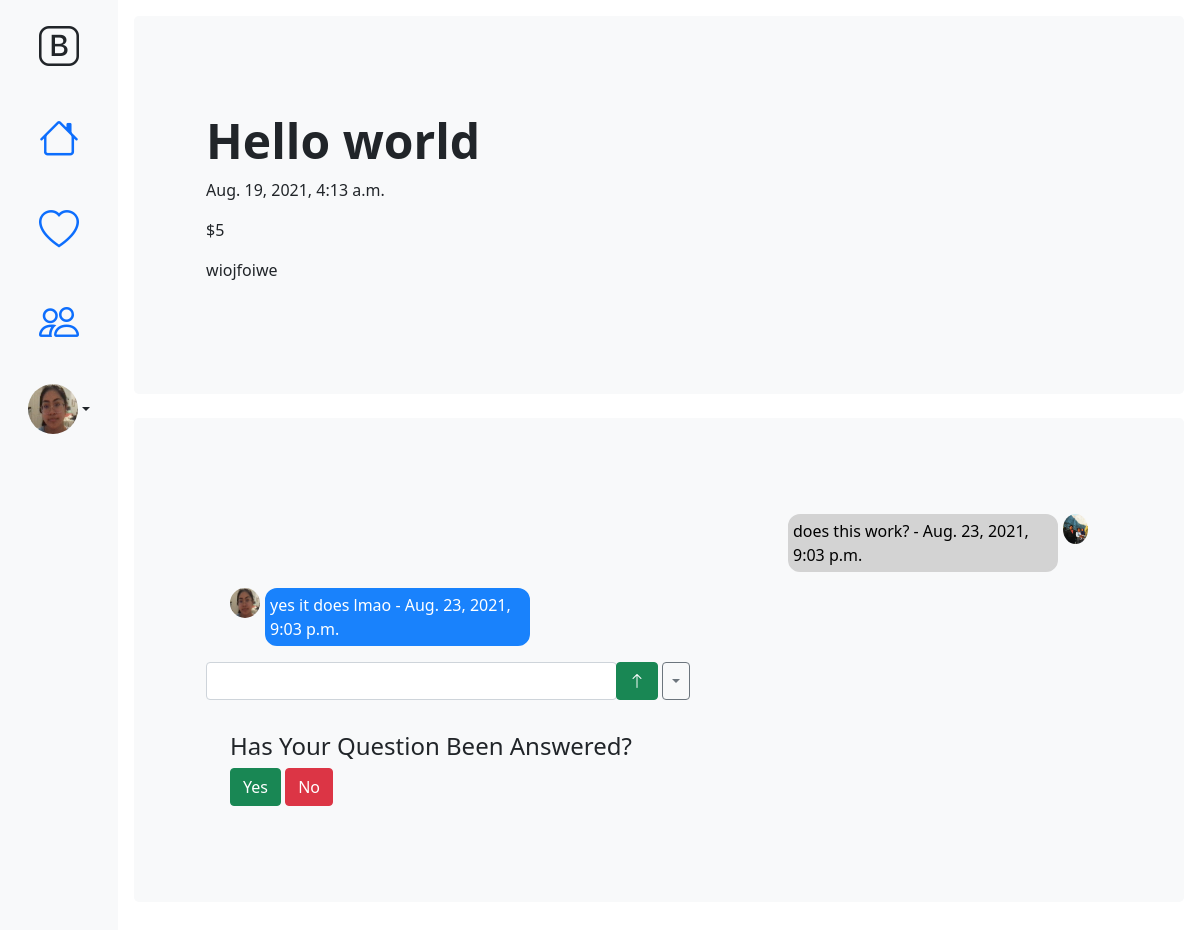
Before: /specialist/room/LEYDHI (signed in) with the older database file.
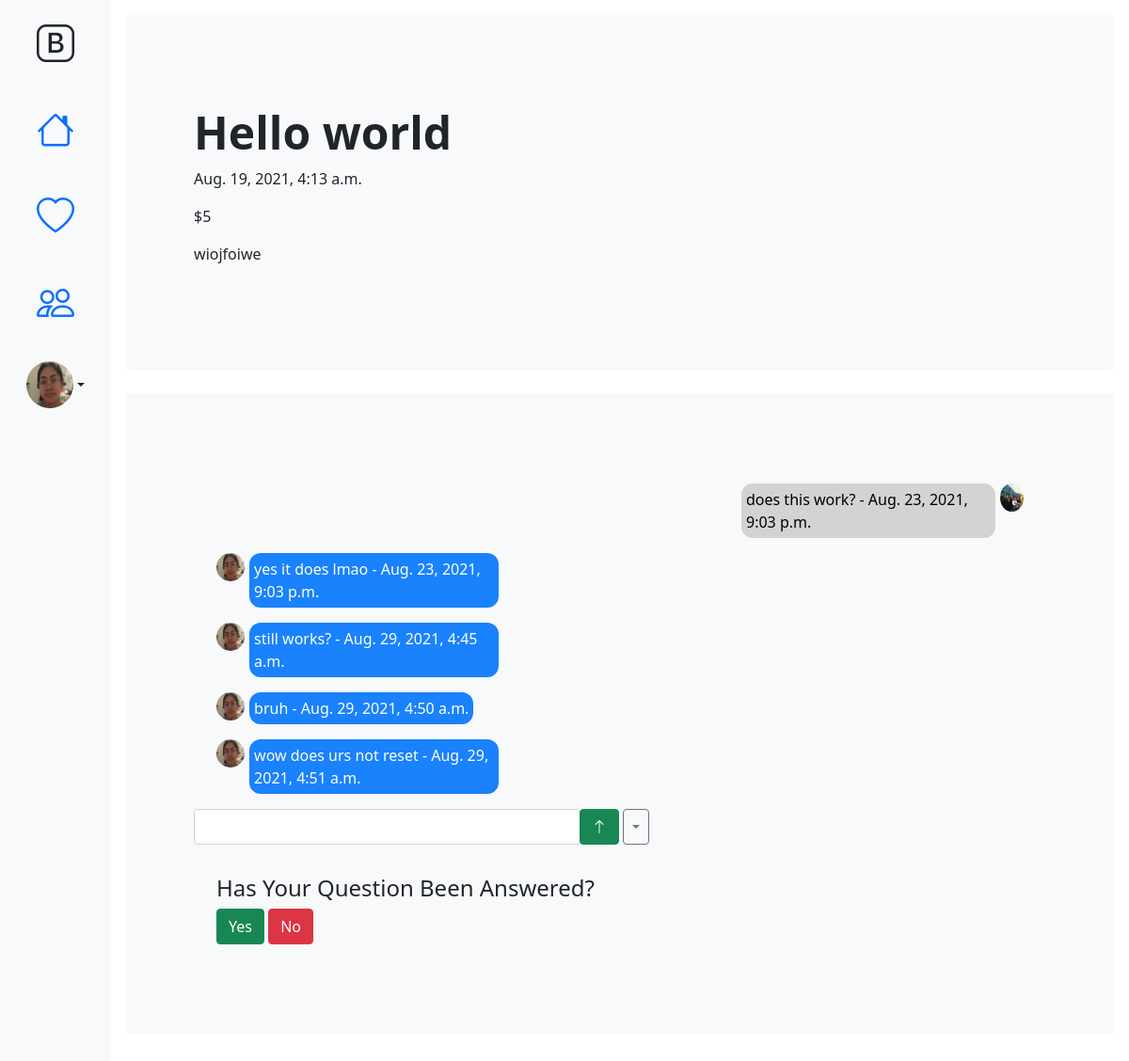
After: the same page with the newer database file.
### firstApp/models.py (models this page shows, shortened)
class Messages(models.Model):
    creator = models.ForeignKey(User,on_delete=models.CASCADE, null=True)
    creator_name = models.CharField(max_length=200, default="")
    room = models.ForeignKey(Rooms, on_delete=models.CASCADE, null=True)
    text = models.TextField()
    created_date = models.DateTimeField(default=timezone.now)

class UserProfileInfo(models.Model):
    user = models.OneToOneField(User,on_delete=models.CASCADE)
    FIELD = models.TextChoices('FIELDTYPE', 'Medical Engineering Education Home General')
    USERTYPE = models.TextChoices('USERTYPE', 'User Specialist')
    profile_pic = models.ImageField(upload_to='profile_pics',blank=True)
    user_type = models.CharField(choices=USERTYPE.choices, max_length=10, default="User")
    field = models.CharField(choices=FIELD.choices, max_length=12, default="General")
    slug = models.SlugField(null=True)

### firstApp/views.py (the view, shortened to what this page needs)
# urls.py: path('specialist/room/<slug:slug>',views.roomDetailView.as_view(), name="room"),
class roomDetailView(UserPassesTestMixin,LoginRequiredMixin,DetailView):
    login_url = '/about/'
    redirect_field_name = ''
    template_name = "firstApp/room.html"
    context_object_name="room"
    model=Rooms
    def test_func(self):
        room_obj = self.get_object()
        return room_obj.valid_user(self.request.user.username)
    def get_context_data(self,**kwargs):
        room_obj = self.get_object()
        specialist_temp = get_object_or_404(User,username=room_obj.specialist)
        regular_temp = get_object_or_404(User,username=room_obj.user)
        specialist = get_object_or_404(UserProfileInfo,user=specialist_temp)
        regular = get_object_or_404(UserProfileInfo,user=regular_temp)
        context = super(roomDetailView,self).get_context_data(**kwargs)
        context['form']=MessageForm()
        context['messages']=Messages.objects.filter(room=context['room'])
        context['regular']=regular
        context['specialist']=specialist
        return context

### firstApp/forms.py
class MessageForm(forms.ModelForm):
    text = forms.CharField(widget=forms.Textarea(attrs={'id':'message-send-area','class': 'messaging-input form-control', 'rows': 1}), label='')
    class Meta():
        model = Messages
        fields = ('text',)

### firstApp/context_processors.py (called while the page is built)
def firstContext(request):
    try:
        if request.user.is_authenticated:
            profile = get_object_or_404(UserProfileInfo,user=request.user)
            return {
                'profile': profile
            }
        return {'empty': ''}
    except:
        return {'profile':'hi'}

### firstApp/models.py (called while the page is built)
    def check_disputed(self):
        if self.progress_type == 'Disputed':
            return True
        return False

    def valid_user(self, user):
        if user == self.user or user == self.specialist:
            return True
        return False

### firstApp/templates/firstApp/room.html (shortened to what this page needs)
{% extends "firstApp/base2.html" %}
{% block body_block %}
<div class="p-5 mb-4 bg-light rounded-3">
      <div class="container-fluid py-5">
        <h3 class="display-5 fw-bold ">{{room.question.title}}</h3>
        <p>{{room.question.created_date}}</p>
        <p>${{room.question.price}}</p>
        <p>{{room.question.text}}</p>
      </div>
    </div>
    <div class="p-5 mb-4 bg-light rounded-3">
          <div class="container-fluid py-5">
            <div id='chat-box' class="container">
              {% for message in messages %}
                {% if message.creator.username == profile.user.username %}
                  <div class="message-total-display-2">
                    {%if profile.profile_pic %}
                    <img class="image-left image-rounded" height="30px" width="30px" src="{{profile.profile_pic.url}}" alt="">
                    {%else%}
                    <i class="messages-left bi-person-circle h2"></i>
                    {%endif%}
                    <p class="messages-left"><span class="message-styling">{{message.text}} - {{message.created_date}}</span></p>
                  </div>
                {% else %}
                <div class="message-total-display">
                  <p class="messages-right"><span class="message-styling-2">{{message.text}} - {{message.created_date}}</span></p>
                  {%if profile.profile_pic %}
                    {%if profile.user_type == 'User' %}
                    <img class="image-right image-rounded" height="30px" width="30px" src="{{specialist.profile_pic.url}}" alt="">
                    {%else%}
                    <img class="image-right image-rounded" height="30px" width="30px" src="{{regular.profile_pic.url}}" alt="">
                    {%endif%}
                  {%else%}
                  <i class="messages-right bi-person-circle h2"></i>
                  {%endif%}
                </div>
                {% endif %}
              {% endfor %}
            </div>
            <div id="end-of-room" class="">
              {%if room.question.check_disputed%}
              <h4>Question Has Been Disputed! Chat will be reviewed and update will be posted!</h4>
              {%else%}
              <form id="message-form">
                <div class="input-group mb-3 positioning-message-form">
                  {{form.as_p}}
                  <div class="input-group-append">
                  <button id="ajax_button" class="btn btn-success custom-button" type="submit" name="button"><i class="bi bi-arrow-up"></i></button>
                  <button type="button" class="btn btn-outline-secondary dropdown-toggle dropdown-toggle-split" data-bs-toggle="dropdown" aria-haspopup="true" aria-expanded="false">
                    </button>
                  </div>
                </div>
              </form>
              <div class="container">
                {% if profile.user_type == 'User'%}
                <h4>Has Your Question Been Answered?</h4>
                {% else %}
                <h4>Have You Answered the Question?</h4>
                {%endif%}
                <div class="">
                  <button type="button" name="button" class="btn btn-success">Yes</button>
                  <button id="dispute_button" class="btn btn-danger" type="submit" name="button">No</button>
                </div>
              </div>
              {%endif%}
            </div>
          </div>
        </div>
{% endblock %}

Changed rows visible on the page:
added Messages: profile_pic (picture), text "still works?", created_date "Aug. 29, 2021, 4:45 a.m."
added Messages: profile_pic (picture), text "bruh", created_date "Aug. 29, 2021, 4:50 a.m."
added Messages: profile_pic (picture), text "wow does urs not reset", created_date "Aug. 29, 2021, 4:51 a.m."
